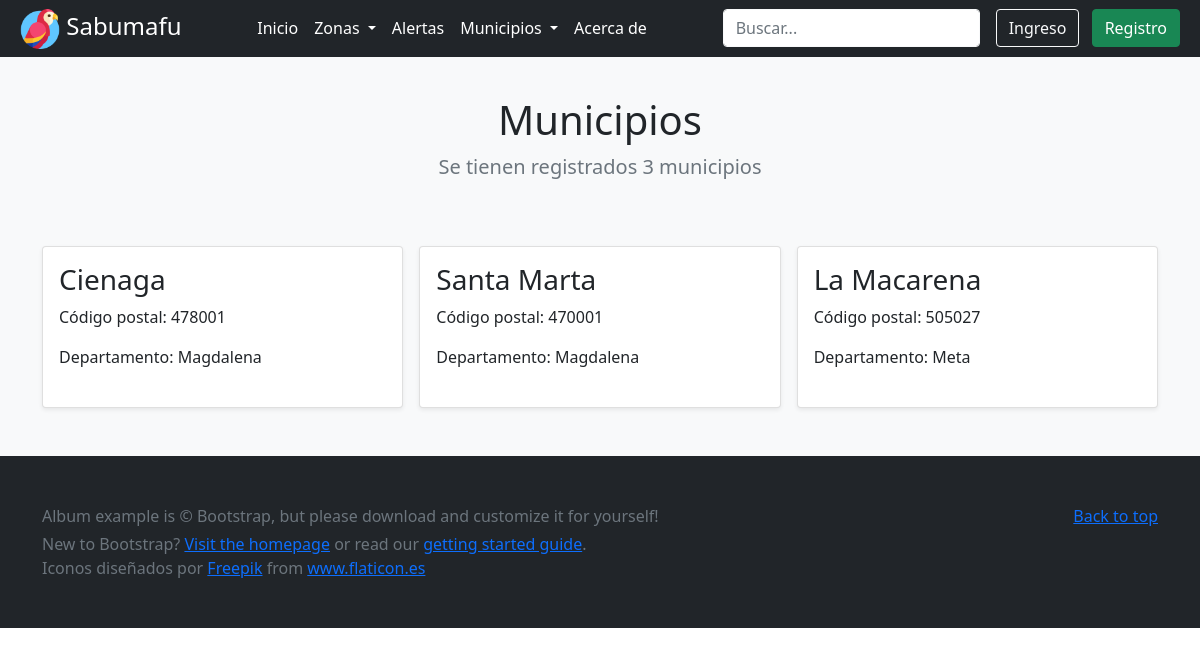
/municipio/, run on an earlier commit of the app's database.
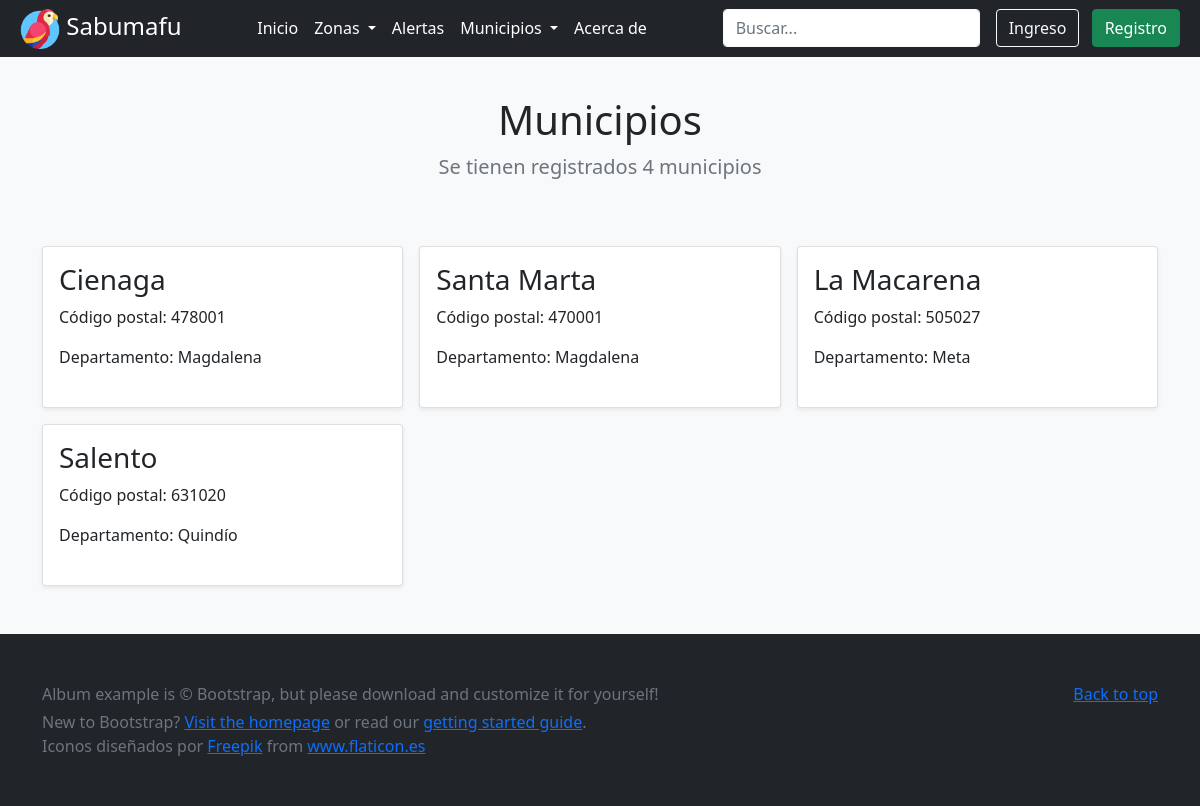
And on a later commit of the database.
### municipios/models.py (models this page shows, shortened)
class Municipio(models.Model):
    nombre = models.CharField(max_length=45)
    codigo = models.CharField(max_length=20)
    departamento = models.ForeignKey(Departamento, on_delete=models.CASCADE, null=True, blank=True)

class Departamento(models.Model):
    nombre = models.CharField(max_length=45)
    def __str__(self):
        return self.nombre;

### municipios/views.py (the view)
# urls.py: path('municipio/', index_municipio, name="index_municipio"),
def index_municipio(request):
    mun = Municipio.objects.all()
    count = mun.count()
    data = {'title': 'Municipios', 'data' : mun, 'count' : count}
    return render(request, 'municipio/index.html', data)

### templates/municipio/index.html (shortened to what this page needs)
{% extends 'home.html' %}
{% load static %}
{% block contenido %}
<main class="bg-light">
    <section class="pt-5 text-center container">
        <div class="row">
            <div class="pt-5 col-lg-6 col-md-8 mx-auto">
                <h1 class="fw-light"><strong>Municipios</strong></h1>
                <p class="lead text-muted">Se tienen registrados {{count}} municipios</p>
            </div>
        </div>
    </section>
    <div class="album py-5 bg-light">
        <div class="container">
            <div class="row row-cols-1 row-cols-sm-2 row-cols-md-3 g-3">
                {% for row in data %}
                <div class="col">
                    <div class="card shadow-sm">
                        <div class="card-body" style="height: 10rem;">
                            <h3 class="card-text">{{row.nombre}}</h3>
                            <p class="card-text">Código postal: {{row.codigo}}</p>
                            <p class="card-text">Departamento: {{row.departamento}}</p>
                        </div>
                    </div>
                </div>
                {% endfor %}
            </div>
        </div>
    </div>
</main>
{% endblock %}

What changed in the data, as far as the page shows it:
added Municipio: nombre "Salento", codigo "631020", departamento "Quindío"
Also different on the page:
{{ count }}: "3" → "4"
